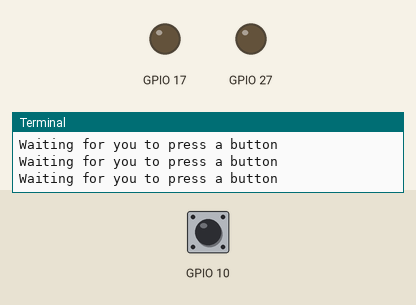
Bench run of a program on a simulated Raspberry Pi (BCM pin numbers). Parts: output pins drawn as LEDs (lit = HIGH), the last lines printed to the terminal. The inputs (shaded band) are chosen by the test bench; at power-on: GPIO 10 HIGH. The clock reads 2024-03-15 10:24:30 at power-on unless the program sets it.

Above: at 1.2 s.
1.3 s: GPIO 10 pulled LOW for 0.15 s
At 2.0 s:
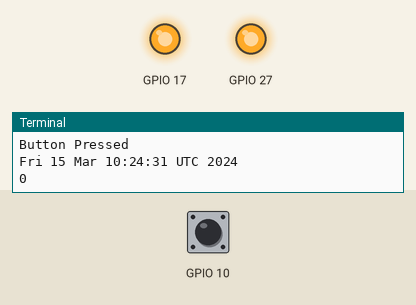
4.4 s: GPIO 10 pulled LOW for 3.2 s
At 8.3 s:
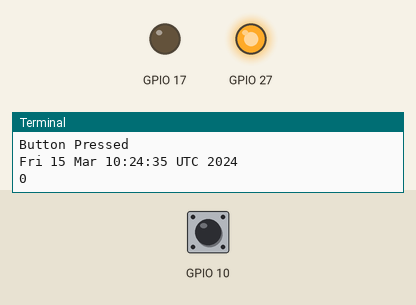
10.6 s: GPIO 10 pulled LOW for 1 s
At 11.5 s:
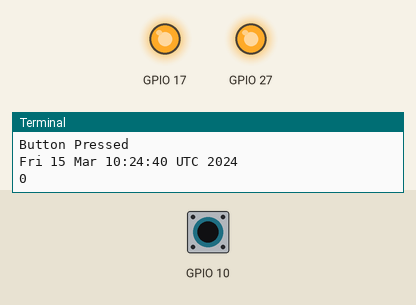
Timing chart, 0 to 16.2 s (numbered marks = the images above; inputs shaded):
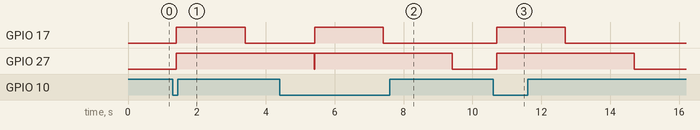

The program:

4_buton.py
```python
#!/usr/bin/python


import os

from time import sleep

import RPi.GPIO as GPIO


GPIO.setmode(GPIO.BCM)


# setup our output pins

GPIO.setup(17,GPIO.OUT)

GPIO.setup(27,GPIO.OUT)


# setup our input pin

# we use an internal pull up resistor to hold the pin at 3v3, otherwise the inputs value could chatter between high and low


GPIO.setup(10, GPIO.IN, pull_up_down=GPIO.PUD_UP)


while True:

    if ( GPIO.input(10) == False ):

        print("Button Pressed")

        os.system('date') # print the systems date and time

        print GPIO.input(10)
        GPIO.output(17,GPIO.HIGH)
        GPIO.output(27,GPIO.HIGH) # set GPIO27 high, 3v3 will now be active on that pin

        sleep(2)
        GPIO.output(17,GPIO.LOW)
        sleep(2)
        GPIO.output(27,GPIO.LOW) # set GPIO27 high, 3v3 will now be active on that pin

    else:

        os.system('clear') # clear the screens text

        print ("Waiting for you to press a button")

        sleep(0.1)
```

Measured:
- after the input at 1.3 s, GPIO 17: LOW → HIGH after 0.10 s, → LOW 2.0 s later; GPIO 27: LOW → HIGH after 0.10 s
- after the input at 4.4 s, GPIO 17: LOW → HIGH after 1.0 s, → LOW 2.0 s later
- after the input at 10.6 s, GPIO 17: LOW → HIGH after 0.10 s, → LOW 2.0 s later; GPIO 27: LOW → HIGH after 0.10 s, → LOW 4.0 s later
